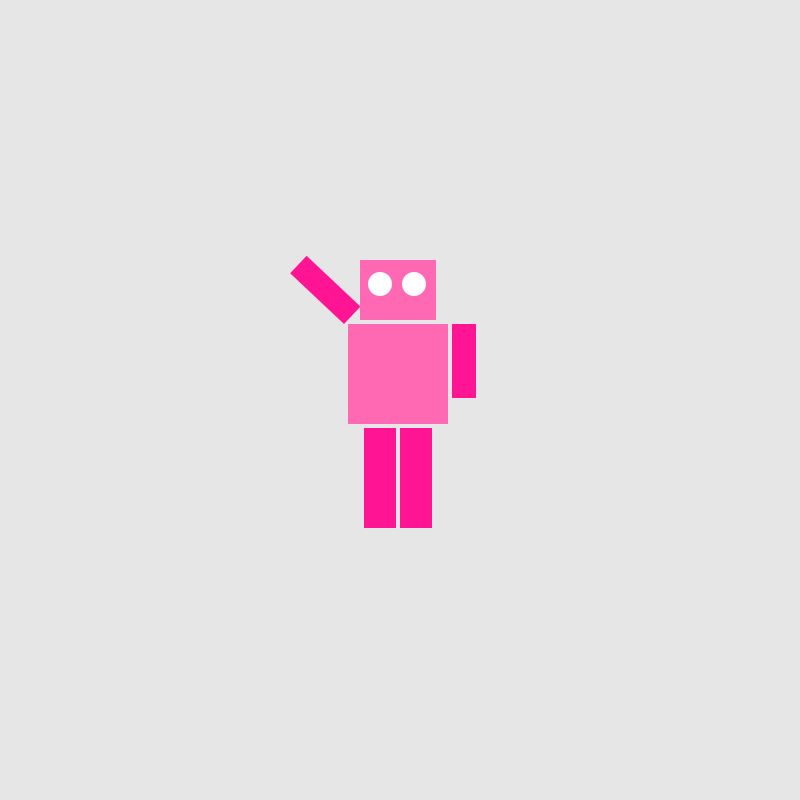
Frame 1 (no input)
Frame 60 (the mouse pressed at the canvas centre just before this capture): identical to frame 1, image omitted
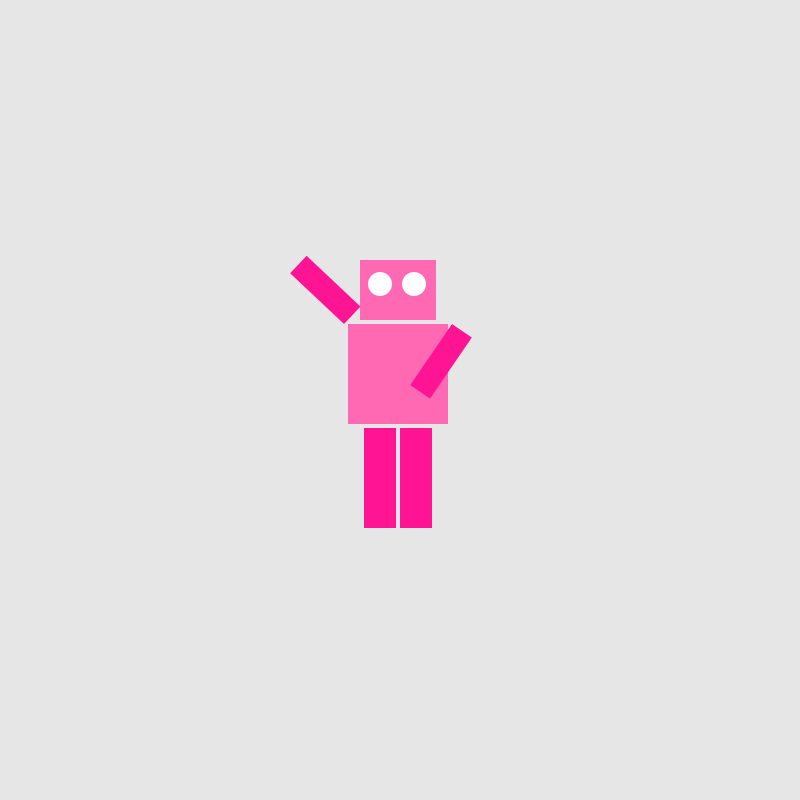
Frame 120 (the mouse held since frame 60 and released just before this capture)

The Processing sketch that drew these frames (run headless with seeded random() and noise(); from frame 60 on, the mouse is pressed at the canvas centre):

// Processing sketch: processing_169468
// ── processing_169468.pde

// Upper left of robotine to put robot in the middle of screen
final int ROBOT_X = 160;
final int ROBOT_Y = 130;

// Robotine's vertical midpoint and arm pivot points
final int MIDPOINT_X = 2*39; // body place 14 + body width 25 = 50/2
final int LEFT_PIVOT_X = 2*12;
final int RIGHT_PIVOT_X = 2*66;
final int PIVOT_Y = 2*32;
// Robotine's horizontal bottom of body and leg pivot points
final int BOTTOMPOINT_Y = 2*82;
final int LEFTLEG_PIVOT_X = 2*38;
final int RIGHTLEG_PIVOT_X = 2*40;

float leftArmAngle = 0.0; // initial left arm angle
float rightArmAngle = 0.0; // initial right arm angle
float leftLegAngle = 0.0; // initial left leg angle
float rightLegAngle = 0.0; // initial right leg angle

void setup() 
{
  size(800, 800);
  smooth();
  frameRate(30); // normal is 60
}

void draw() 
{
  // define mouseX and mouseY linked to robotine rather than to window
  float mX;
  float mY;
  
  background(230);
  
  pushMatrix();
  scale(2);
  translate(ROBOT_X, ROBOT_Y); // place robotine in middle
  mX = mouseX - 2*ROBOT_X;
  mY = mouseY - 2*ROBOT_Y;
  
  if (mY < BOTTOMPOINT_Y)
  {
    if (mX < MIDPOINT_X) // left side of robotine
    {
      leftArmAngle = atan2(mY - PIVOT_Y, mX - LEFT_PIVOT_X) - HALF_PI;
    }
    else // right side of robotine
    {
      rightArmAngle = atan2(mY - PIVOT_Y, mX - RIGHT_PIVOT_X) - HALF_PI;
    }
  }
  else
  {
    if (mX < MIDPOINT_X) // left side of robotine
    {
      leftLegAngle = atan2(mY - PIVOT_Y, mX - LEFTLEG_PIVOT_X) - HALF_PI;
    }
    else // right side of robotine
    {
      rightLegAngle = atan2(mY - PIVOT_Y, mX - RIGHTLEG_PIVOT_X) - HALF_PI;
    }
  }
  drawRobot(); // function drawRobot
  popMatrix();
}

void drawRobot() {
  noStroke();
  fill(255, 105, 180); // pink
  rect(20, 0, 38, 30); // head
  rect(14, 32, 50, 50); // body
//  rect(22, 84, 16, 50); // left leg
//  rect(40, 84, 16, 50); // right leg
  fill(255); // 
  ellipse(30, 12, 12, 12); // left eye
  ellipse(47, 12, 12, 12); // right eye
  fill(255, 20, 147); // other pink for contrast
  drawLeftArm(); // function left arm
  drawRightArm(); // function right arm
  drawLeftLeg(); // function left leg
  drawRightLeg(); // function right leg

}

void drawLeftArm() 
{  
  pushMatrix();
  translate(12, 32); // pivot point
  rotate(leftArmAngle);
  rect(-12, 0, 12, 37); // left arm
  popMatrix();
}

void drawRightArm() 
{  
  pushMatrix();
  translate(66, 32); // pivot point
  rotate(rightArmAngle);
  rect(0, 0, 12, 37); // right arm
  popMatrix();
}

void drawLeftLeg() 
{  
  pushMatrix();
  translate(36, 84); // pivot point
  rotate(leftLegAngle);
  rect(22-36, 84-84, 16, 50); // left leg
  popMatrix();
}

void drawRightLeg() 
{  
  pushMatrix();
  translate(40, 84); // pivot point
  rotate(rightLegAngle);
  rect(40-40, 84-84, 16, 50); // right leg
  popMatrix();
}
